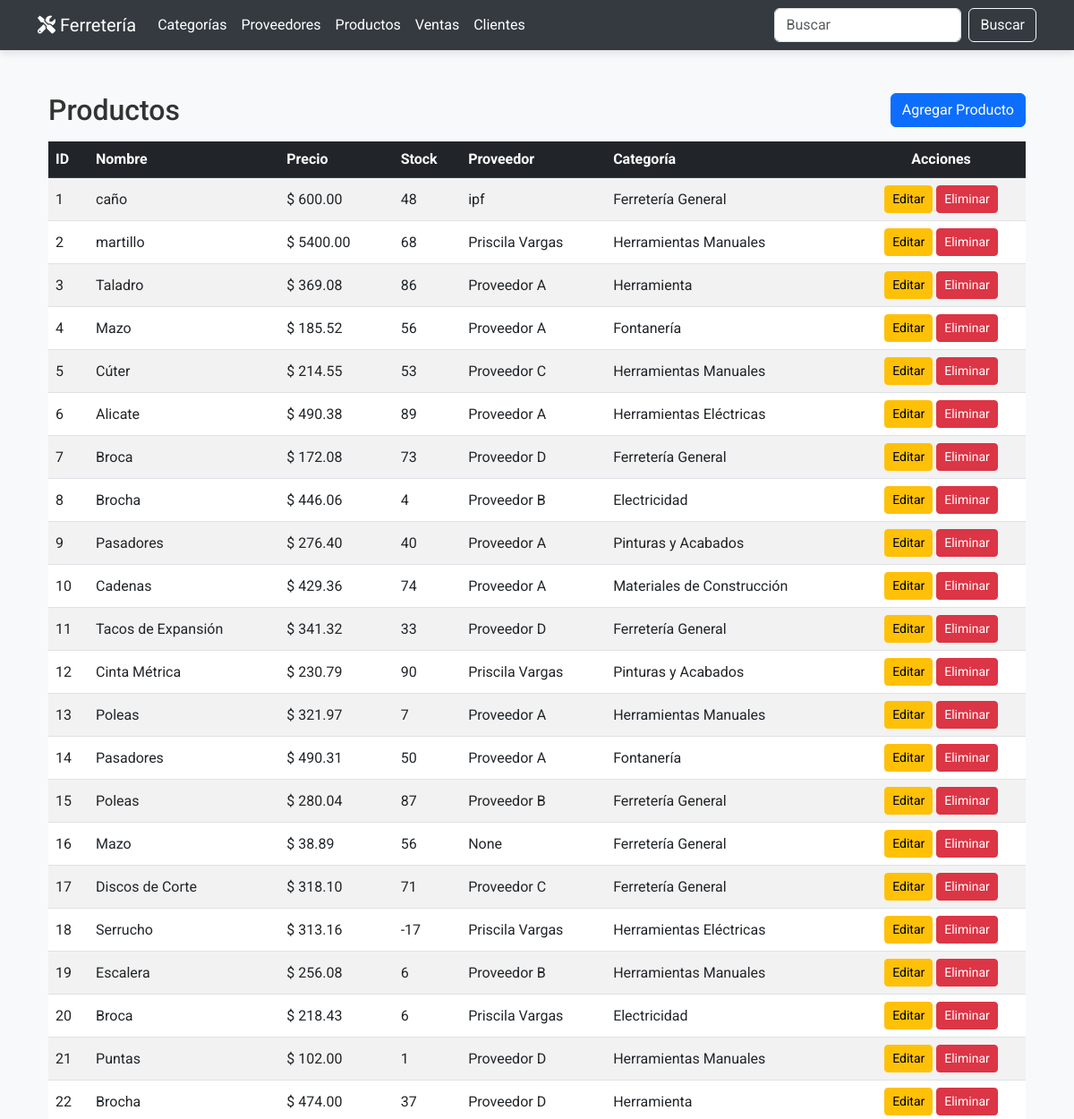
Before: /productos/ (upper part) with the older database file.
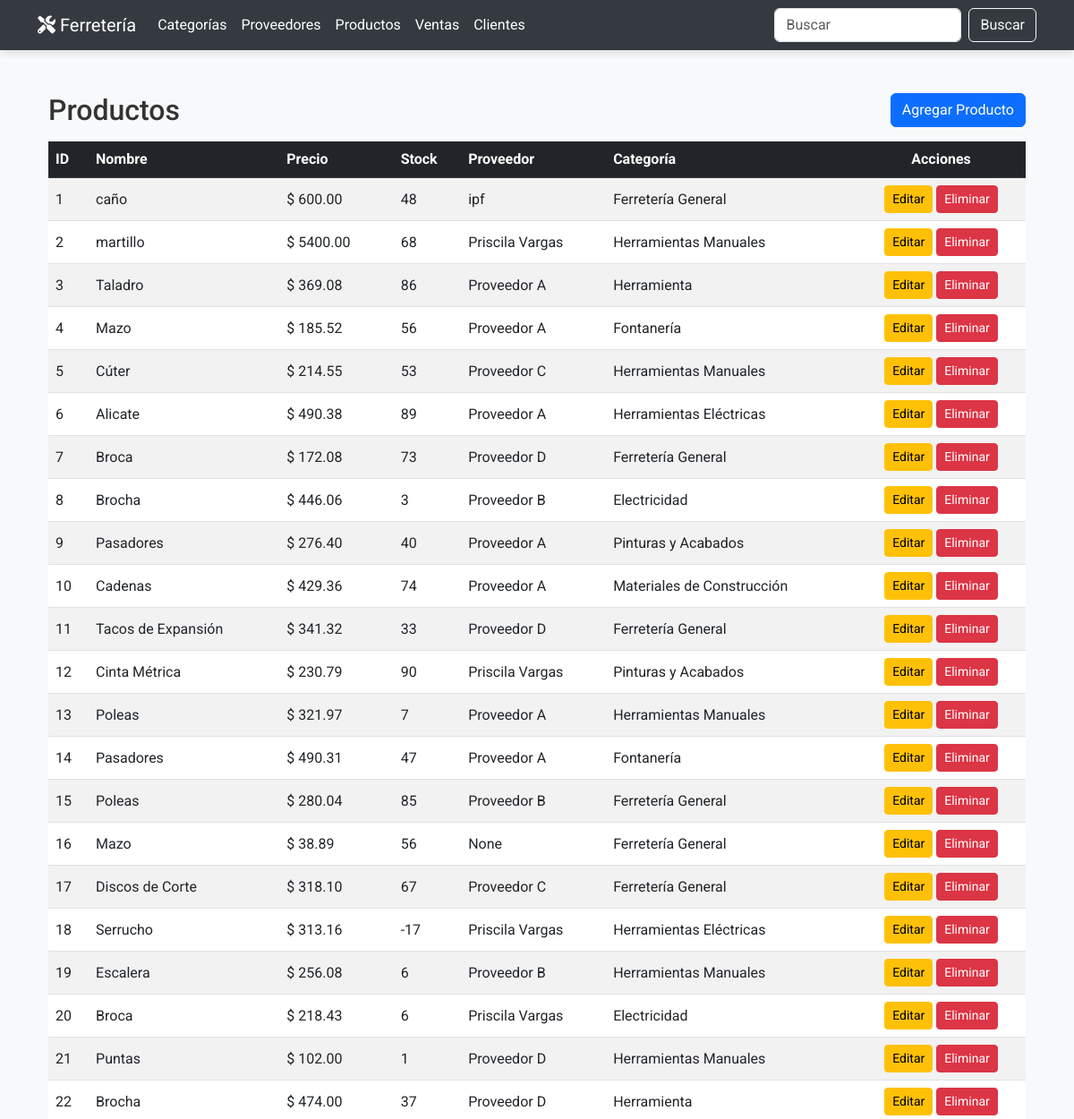
After: the same page with the newer database file.
### miAplicacion/models.py (models this page shows, shortened)
class Producto(models.Model):
    nombre = models.CharField(max_length=100)
    descripcion = models.TextField()
    precio = models.DecimalField(max_digits=10, decimal_places=2, default=0.000)
    cantidad_stock = models.PositiveIntegerField()
    categoria = models.ForeignKey('Categoria', on_delete=models.SET_NULL, null=True)
    fecha_creacion = models.DateField(auto_now_add=True)
    fecha_actualizacion = models.DateTimeField(auto_now=True)
    proveedor = models.ForeignKey('Proveedor', on_delete=models.SET_NULL, null=True, blank=True)

class Proveedor(models.Model):
    nombre = models.CharField(max_length=100)
    tipo_producto = models.CharField(max_length=100, default='')
    telefono = models.CharField(max_length=15, default='')
    email = models.EmailField(default='', blank=True)
    direccion = models.CharField(max_length=200, default='', blank=True)
    def __str__(self):
        return self.nombre

class Categoria(models.Model):
    nombre = models.CharField(max_length=50, unique=True)
    descripcion = models.TextField(blank=True, null=True)
    def __str__(self):
        return self.nombre

### miAplicacion/views.py (the view)
# urls.py: path('productos/', views.productos_list, name='productos_list'),
def productos_list(request):
    productos = Producto.objects.all()
    return render(request, 'productos/productos_list.html', {'productos': productos})

### miAplicacion/templates/productos/productos_list.html (shortened to what this page needs)
{% extends 'base.html' %}
{% block content %}
<div class="container my-5">
    <div class="d-flex justify-content-between align-items-center mb-3">
        <h2 class="mb-0">Productos</h2>
        <a href="{% url 'productos_create' %}" class="btn btn-primary">Agregar Producto</a>
    </div>
    <div class="table-responsive">
        <table class="table table-striped table-hover align-middle">
            <thead class="table-dark">
                <tr>
                    <th>ID</th>
                    <th>Nombre</th>
                    <th>Precio</th>
                    <th>Stock</th>
                    <th>Proveedor</th>
                    <th>Categoría</th>
                    <th class="text-center">Acciones</th>
                </tr>
            </thead>
            <tbody>
                {% for producto in productos %}
                <tr>
                    <td>{{ producto.id }}</td>
                    <td>{{ producto.nombre }}</td>
                    <td> $ {{ producto.precio }}</td>
                    <td>{{ producto.cantidad_stock}}</td>
                    <td>{{ producto.proveedor }}</td>
                    <td>{{ producto.categoria }}</td>
                    <td class="text-center">
                        <a href="{% url 'productos_update' producto.id %}" class="btn btn-warning btn-sm">Editar</a>
                        <a href="{% url 'productos_delete' producto.id %}" class="btn btn-danger btn-sm">Eliminar</a>
                    </td>
                </tr>
                {% endfor %}
            </tbody>
        </table>
    </div>
</div>
{% endblock %}

Changed rows visible on the page:
changed Producto id 8: cantidad_stock "4" → "3"
changed Producto id 14: cantidad_stock "50" → "47"
changed Producto id 15: cantidad_stock "87" → "85"
changed Producto "Discos de Corte": cantidad_stock "71" → "67"
